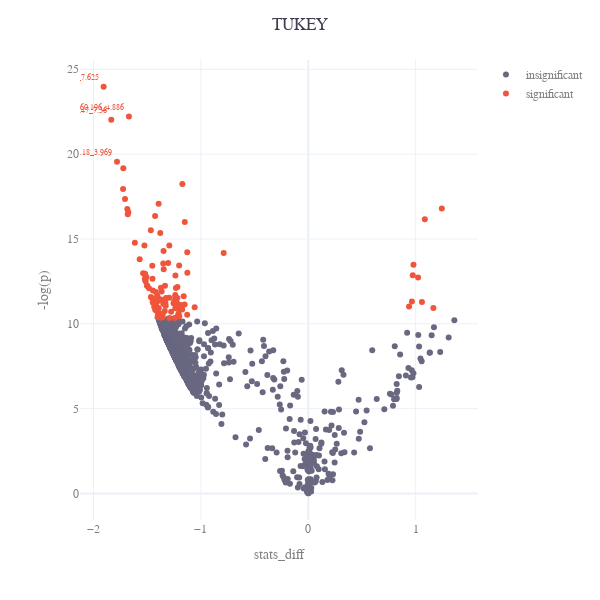

The notebook cell saved with this chart:
### Markdown cell above
Here, every possible pair-wise group difference is explored. Since Mission Bay seemed to differ from other sampling sites the most, we could specifically look at the results from comparison between Mission Bay and another sampling site.

In the example below, we look at the differences between Mission Bay and La Jolla Reefs.

### Code cell
contrasts = [('Mission_Bay', 'La_Jolla Reefs')]
tukey = tukey_post_hoc_test(anova_attribute, contrasts, anova[anova['significant']]['metabolite'])
display(tukey)
plot_tukey(tukey)

### Figure 1 — Plotly figure (JSON) as saved in the notebook; plotly's stock layout.template omitted (floating-point values rounded to 4 significant figures; data arrays with more than 128 entries replaced by an {"elided": "..."} marker saying what was removed)
{"data": [{"hovertemplate": "<extra></extra>", "legendgroup": "", "marker": {"color": "#636efa", "symbol": "circle"}, "mode": "markers", "name": "", "orientation": "v", "showlegend": false, "type": "scatter", "xaxis": "x", "yaxis": "y"}, {"marker": {"color": "#696880"}, "mode": "markers", "name": "insignificant", "type": "scatter", "x": {"elided": "1440 float values"}, "y": {"elided": "1440 float values"}}, {"marker": {"color": "#ef553b"}, "mode": "markers+text", "name": "significant", "text": ["59188_312.231_7.625", "33200_260.196_4.886", "57080_314.247_7.36", "21870_246.18_3.969"], "textfont": {"color": "#ef553b", "size": 8}, "textposition": "top left", "type": "scatter", "x": [-1.906, -1.671, -1.835, -1.782, -1.723, -1.173, -1.725, -1.707, -1.394, 1.243, -1.685, -1.676, -1.681, -1.427, 1.085, -1.15, -1.466, -1.379, -1.615, -1.526, -1.294, -1.348, -1.127, -0.7881, -1.57, -1.305, -1.351, 0.9794, -1.203, -1.453, -1.347, -1.126, -1.538, -1.52, 0.9728, -1.238, -1.508, -1.515, 1.022, -1.522, -1.451, -1.518, -1.516, -1.502, -1.335, -1.5, -1.219, -1.372, -1.234, -1.484, -1.447, -1.366, -1.419, -1.239, -1.407, -1.16, -1.466, -1.239, -1.295, -1.22, -1.325, -1.452, -1.379, -1.335, -1.351, -1.415, -1.401, -1.248, -1.441, 0.9648, 1.058, -1.449, -1.447, -1.336, -1.223, -1.331, -1.255, -1.351, -1.421, -1.42, -1.152, -1.335, -1.186, -1.328, 0.9383, -1.435, -1.058, 1.165, -1.393, -1.206, -1.239, -1.407, -1.176, -1.175, -1.423, -1.424, -1.337, -1.409, -1.278, -1.392, -1.208, -1.354, -1.397, -1.128, -1.38, -1.215, -1.4, -1.201, -1.395, -1.404, -1.356, -1.374, -1.372, -1.242, -1.293], "y": [23.97, 22.22, 22.03, 19.56, 19.17, 18.23, 17.95, 17.36, 17.08, 16.79, 16.77, 16.58, 16.45, 16.35, 16.16, 16.0, 15.51, 15.35, 14.78, 14.62, 14.61, 14.29, 14.22, 14.17, 13.8, 13.59, 13.56, 13.48, 13.43, 13.42, 13.22, 13.01, 12.99, 12.94, 12.87, 12.84, 12.76, 12.74, 12.73, 12.66, 12.66, 12.6, 12.51, 12.26, 12.24, 12.23, 12.18, 12.13, 12.11, 12.1, 11.97, 11.9, 11.87, 11.7, 11.66, 11.62, 11.59, 11.58, 11.53, 11.53, 11.52, 11.51, 11.44, 11.41, 11.36, 11.35, 11.35, 11.34, 11.33, 11.31, 11.29, 11.27, 11.25, 11.23, 11.23, 11.22, 11.22, 11.19, 11.18, 11.14, 11.13, 11.13, 11.11, 11.07, 11.03, 11.01, 10.98, 10.94, 10.94, 10.92, 10.92, 10.9, 10.88, 10.85, 10.84, 10.82, 10.76, 10.75, 10.71, 10.65, 10.61, 10.59, 10.58, 10.54, 10.54, 10.48, 10.47, 10.45, 10.44, 10.39, 10.38, 10.38, 10.37, 10.35, 10.35]}], "layout": {"font": {"color": "grey", "family": "Sans", "size": 12}, "height": 600, "legend": {"tracegroupgap": 0}, "margin": {"t": 60}, "title": {"font": {"color": "#3E3D53"}, "text": "TUKEY", "x": 0.5}, "width": 600, "xaxis": {"anchor": "y", "domain": [0, 1], "title": {"text": "stats_diff"}}, "yaxis": {"anchor": "x", "domain": [0, 1], "title": {"text": "-log(p)"}}}}
